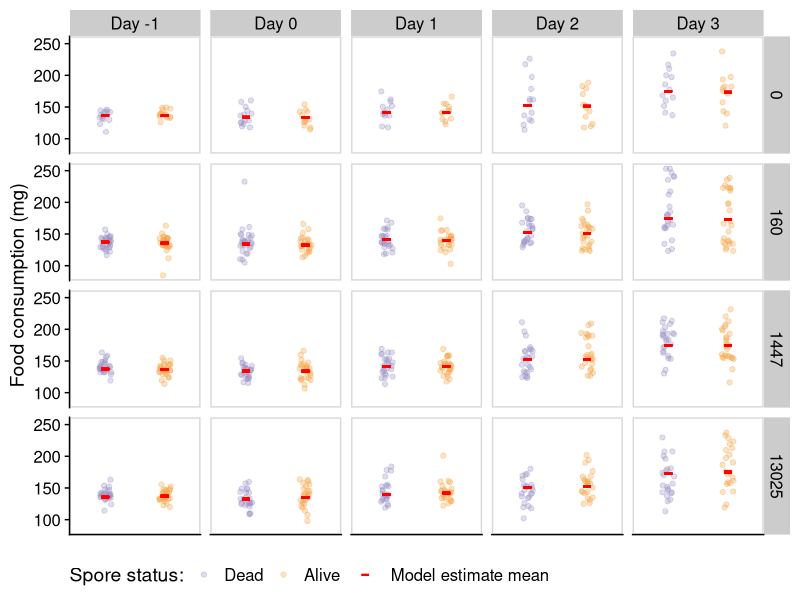

This chart was generated by the following R code: (Note: this script raises an error after producing the figure.)
# Thesis Script - Data Visualization
# Plots
# IR Moodie
# Last Modified = 29/03/2020

# ---- Start ----

rm(list=ls()) # clear environment

# ---- Packages ----

library(survival) # survival objects
library(survminer) # ggplot2 plotting of surv objects
library(cowplot) # plot themes
library(lme4)
library(tidyverse) # the good stuff

# ---- Data Import ----

exp1 <- read_csv("exp1.csv", na = "na") # Experiment 1 dataset
exp2 <- read_csv("exp2.csv", na = "na") # Experiment 2 dataset
exp3 <- read_csv("exp2_effective_f.csv", na = "na") # Modified Exp 2 dataset so day is now equal to feeding day so a day where no food was give is not counted (gave up trying to do this in R so done manually)

# ---- Data tidying ----

consump1 <- gather(exp1, key = "day", value = "consumption", f0:f4) %>%
  separate(day,into=c("junk", "day"),-1) %>% 
  mutate(day = as.numeric(day)) %>%
  select(-mass_i, -mass_f, -junk, -survival, -censored) # transform consumption dataset from wide to long

consump1$day_f <- factor(consump1$day) %>%
  fct_recode("Day -1" = "0", "Day 0" = "1", "Day 1" = "2", "Day 2" = "3", "Day 3" = "4") # change day names

consump1$fungus_ordered <- factor(consump1$fungus, levels = c("dead", "alive")) # change order of fungal treatments
consump1$fungus_ordered <- fct_recode(consump1$fungus_ordered, "Dead" = "dead", "Alive" = "alive")
  
consump2 <- gather(exp2, key = "day", value = "consumption", f0:f4) %>%
  separate(day,into=c("junk", "day"),-1) %>% 
  mutate(day = as.numeric(day)) %>%
  select(-junk, -survival, -censored) %>%
  filter(feeding == "constant") # wide to long for exp 2

consump2$day_f <- factor(consump2$day) %>%
  fct_recode("Day -1" = "0", "Day 1" = "1", "Day 2" = "2", "Day 3" = "3", "Day 4" = "4")

consump2$method_f <- fct_recode(consump2$method, "Injection" = "injection", "Topical" = "spray") # capitalise for increased pretty-ness

consump2$fungus_ordered <- factor(consump2$fungus, levels = c("control", "alive")) # match order with previous graphs
consump2$fungus_ordered <- fct_recode(consump2$fungus_ordered, "Control" = "control", "Fungal isolate" = "alive")

consump2noday4 <- consump2 %>%
  filter(day != 4)

consump3 <- gather(exp3, key = "day", value = "consumption", f0:f4) %>%
  separate(day,into=c("junk", "day"),-1) %>% 
  mutate(day = as.numeric(day)) %>%
  select(-junk, -survival, -censored) %>%
  filter(method == "spray", day != 3, day != 4)
  
consump3$day_f <- factor(consump3$day) %>%
  fct_recode("Feeding day -1" = "0", "Feeding day 0" = "1", "Feeding day 1" = "2") # set day to effective feeding day
consump3$feeding_f <- fct_recode(consump3$feeding, "Constant" = "constant", "Starved" = "starved") # better titles
consump3$fungus_ordered <- factor(consump3$fungus, levels = c("control", "alive")) # sort order
consump3$fungus_ordered <- fct_recode(consump3$fungus_ordered, "Control" = "control", "Fungal isolate" = "alive")

survival1 <- exp1 %>%
  select(-mass_i, -mass_f, -f0, -f1, -f2, -f3, -f4) # survival data of interest in exp1

survival2 <- exp2 %>%
  filter(feeding == "constant") %>%
  select(-f0, -f1, -f2, -f3, -f4) # survival data of interest in exp2

survival2$method_f <- fct_recode(survival2$method, "Injection" = "injection", "Topical" = "spray")

survival3 <- exp2 %>%
  filter(method == "spray") %>%
  select(-f0, -f1, -f2, -f3, -f4) # survival data of interest in exp3

survival3$feeding_f <- fct_recode(survival3$feeding, "Constant" = "constant", "Starved" = "starved")

mass1 <- exp1 %>%
  select(-survival, -censored, -label)

mass1$mass_diff <- mass1$mass_f-mass1$mass_i
mass1$f_total <- mass1$f0+mass1$f1+mass1$f2+mass1$f3+mass1$f4
mass1$fungus <- factor(mass1$fungus, levels = c("dead", "alive")) # sort order
mass1$fungus <- fct_recode(mass1$fungus, "Dead" = "dead", "Alive" = "alive")

# ---- Consumption Plot Exp 1 ----

consump1model <- lmer(log(consumption)~factor(day)+(1|id), data = consump1) # maximum model
consump1$pred <- predict(consump1model, newdata = consump1)

consump1 <- consump1 %>%
  group_by(day_f,fungus_ordered,spore) %>%
  mutate(predmean = mean(pred))
  

ggconsump1 <- ggplot(consump1, aes(y = consumption, x = fungus_ordered, colour = fungus_ordered)) + # setup objecy
  geom_jitter(height = 0, width = 0.1, alpha = 0.3) + # add points with jitter and alpha values
  geom_point(aes(y = exp(predmean), colour = "Model estimate mean"), shape = "-", size = 8) +
  scale_color_manual(values=c("#998ec3", "#f1a340", "red")) + # set colours to match theme
  labs(y = "Food consumption (mg)", colour = "Spore status:") +
  facet_grid(spore~day_f) + # facet by spore and day
  theme_half_open() + # cowplot pretty +1
  panel_border() + # more cowplot pretty
  theme(legend.position = "bottom") +
  theme(axis.title.x=element_blank(),
        axis.text.x=element_blank(),
        axis.ticks.x=element_blank())
        #axis.title.y=element_blank()) # remove x axis text, ticks and title as well as Y title (titles added after)

ggconsump1 # show graph

ggsave("Consumption_Experiment_1.png",
       plot = ggconsump1,
       path = "figs",
       dpi = "retina",
       width = 8,
       height = 6,
       type = "cairo") # export graph

# ---- Consumption Plot Exp 2 ----

consump2model <- lmer(log(consumption)~factor(day)*method*fungus+(1|id), data = consump2noday4)
consump2noday4$pred <- predict(consump2model, newdata = consump2noday4)

consump2noday4 <- consump2noday4 %>%
  group_by(day_f,fungus_ordered,method_f) %>%
  mutate(predmean = mean(pred))

ggconsump2 <- ggplot(consump2, aes(y = consumption, x = fungus_ordered, colour = fungus_ordered)) + # setup object
  geom_jitter(height = 0, width = 0.1, alpha = 0.3) + # add points with jitter and alpha values
  geom_point(data = consump2noday4, aes(y = exp(predmean)),colour = "red", shape = "-", size = 8) +
  scale_color_manual(values=c("#998ec3", "#f1a340")) + # add theme colours
  labs(y = "Food consumption (mg)", colour = "Treatment:") +
  facet_grid(method_f~day_f) + # facet by method and day
  theme_half_open() + # pretty +1
  panel_border() + # pretty +2
  theme(legend.position = "bottom") + # get rid of legend (added after)
  theme(axis.title.x=element_blank(),
        axis.text.x=element_blank(),
        axis.ticks.x=element_blank())
       # axis.title.y=element_blank()) # remove x elements and y axis title (added after)

ggconsump2 # show graph (DAY 0 is added after)

ggsave("Consumption_Experiment_2.png",
       plot = ggconsump2,
       path = "figs",
       dpi = "retina", 
       width = 8,
       height = 3.5,
       type = "cairo") # export graph

# ---- Consumption Plot Exp 3 ----

consump3model <- lmer(consumption~factor(day)*feeding_f*fungus_ordered+(1|id), data = consump3)
consump3$pred <- predict(consump3model, newdata = consump3)

consump3 <- consump3 %>%
  group_by(day_f,fungus_ordered,feeding_f) %>%
  mutate(predmean = mean(pred))


ggconsump3 <- ggplot(consump3, aes(y = consumption, x = fungus_ordered, colour = fungus_ordered)) + # setup object
  geom_jitter(height = 0, width = 0.1, alpha = 0.5) + # add points with jitter and alpha
  geom_point(aes(y = predmean),colour = "red", shape = "-", size = 8) +
  scale_color_manual(values=c("#998ec3", "#f1a340")) + # add theme colours
  labs(y = "Food consumption (mg)", colour = "Treatment:") +
  facet_grid(feeding_f~day_f) + # facet by feeding regime and day
  theme_half_open() + # cowplot pretty-ness
  panel_border() + # more pretty-ness
  theme(legend.position = "bottom") + # remove legend (added later)
  theme(axis.title.x=element_blank(),
        axis.text.x=element_blank(),
        axis.ticks.x=element_blank())
     #   axis.title.y=element_blank()) # x ticks and titles remove and added later

ggconsump3 # show graph

ggsave("Consumption_Experiment_3.png",
       plot = ggconsump3,
       path = "figs",
       dpi = "retina",
       width = 5.2,
       height = 3.5,
       type = "cairo") # export

# ---- Surivial Plot Exp 1 ----

spore.labs <- c("0","160","1447","13025") # create labels so that plots appear in order
names(spore.labs) <- c("a", "b", "c", "d") # add abcd so that label column can be used later

ggsurv1 <- ggsurvplot(
  fit = survfit(Surv(survival, censored) ~ fungus+label, data = survival1), # surv obj
  data = survival1,
  ylab = "Survival probability",
  xlab = "Days after injection",
  conf.int = FALSE,
  ylim = c(0, 1),
  palette = alpha(c("#f1a340", "#f1a340", "#f1a340", "#f1a340", "#998ec3", "#998ec3", "#998ec3", "#998ec3"),
                  c(0.7,0.7,0.7,0.7,0.7,0.7,0.7,0.7)) # colour scheme + alpha (v messy but works)
)

ggsurv1 <- ggsurv1$plot + # use ggplot to theme using cowplot
  theme_half_open() +
  background_grid() +
  panel_border() +
  scale_x_continuous(breaks = seq(from = 0, to = 10, by = 2)) +
  scale_y_continuous(breaks = seq(from = 0, to = 1, by = 0.2)) +
  facet_grid(cols = vars(label), labeller = labeller(label = spore.labs)) + # use labeller feature set up previously
  theme(legend.position = "none")

ggsurv1 # show plot

ggsave("Survival_Experiment_1.png", # export plot
       plot = ggsurv1,
       path = "figs",
       dpi = "retina",
       width = 8, 
       height = 2.5,
       type = "cairo")

# ---- Survival Plot Exp 2 ----

ggsurv2 <- ggsurvplot(
  fit = survfit(Surv(survival, censored) ~ method_f+fungus, data = survival2), # surv obj
  data = survival2,
  xlab = "Days after injection", 
  ylab = "Survival probability",
  conf.int = FALSE,
  ylim = c(0, 1),
  palette = alpha(c("#f1a340", "#998ec3", "#f1a340", "#998ec3"), # themeing
                  c(0.7,0.7,0.7,0.7))
)

ggsurv2 <- ggsurv2$plot + # use ggplot for themeing
  theme_half_open() +
  background_grid() +
  panel_border() +
  scale_x_continuous(breaks = seq(from = 0, to = 10, by = 2)) +
  scale_y_continuous(breaks = seq(from = 0, to = 1, by = 0.2)) +
  facet_grid(cols = vars(method_f)) +
  theme(legend.position = "none")

ggsurv2 # show plot

ggsave("Survival_Experiment_2.png", # export plot
       plot = ggsurv2,
       path = "figs",
       dpi = "retina",
       width = 4.5,
       height = 2.5,
       type = "cairo")

# ---- Survival Plot Exp 3 ----

ggsurv3 <- ggsurvplot(
  fit = survfit(Surv(survival, censored) ~ feeding_f+fungus, data = survival3),
  data = survival3,
  xlab = "Days after injection", 
  ylab = "Survival probability",
  conf.int = FALSE,
  ylim = c(0, 1),
  palette = alpha(c("#f1a340", "#998ec3", "#f1a340", "#998ec3"),
                  c(0.7,0.7,0.7,0.7))
)

ggsurv3 <- ggsurv3$plot +
  theme_half_open() +
  background_grid() +
  panel_border() +
  scale_x_continuous(breaks = seq(from = 0, to = 10, by = 2)) +
  scale_y_continuous(breaks = seq(from = 0, to = 1, by = 0.2)) +
  facet_grid(cols = vars(feeding_f)) +
  theme(legend.position = "none")

ggsurv3

ggsave("Survival_Experiment_3.png",
       plot = ggsurv3,
       path = "figs",
       dpi = "retina",
       width = 4.5,
       height = 2.5,
       type = "cairo")

# ---- Mass Plot Exp 1 ----

mass1_lm1 <- lm(mass_diff~f_total*fungus*factor(spore), data = mass1) # plot full model
summary(mass1_lm1) 
plot_model(mass1_lm1, type = "diag") 

mass1_lm2 <- update(mass1_lm1,~. -f_total:fungus:factor(spore)) # remove interaction
summary(mass1_lm2) # std, error of fungus is huge
plot_model(mass1_lm2, type = "diag") # diag seems better

mass1_lm3 <- update(mass1_lm2,~. -fungus:factor(spore)) # remove fungus
summary(mass1_lm3) # all sig with decent effect size of mass_diff - most likely best model
plot_model(mass1_lm3, type = "diag") # all fine

mass1_lm4 <- update(mass1_lm3,~. -f_total:factor(spore))
summary(mass1_lm4)

mass1_lm5 <- update(mass1_lm4,~. -f_total:fungus)
summary(mass1_lm5)

mass1_lm6 <- update(mass1_lm5,~. -factor(spore))
summary(mass1_lm6)

mass1_lm7 <- update(mass1_lm6,~. -fungus)
summary(mass1_lm7)

AICc(mass1_lm1,mass1_lm2,mass1_lm3,mass1_lm4,mass1_lm5,mass1_lm6,mass1_lm7) # confirm with AIC

massmodsum <- model.sel(mass1_lm1,mass1_lm2,mass1_lm3,mass1_lm4,mass1_lm5,mass1_lm6,mass1_lm7)
massmodavg <- model.avg(massmodsum, subset = delta <2, fit = TRUE)
summary(massmodavg)

mass1$pred <- 1
mass1 <- mass1 %>%
  drop_na()

masspred1 <- predict(massmodavg, newdata = mass1, se = TRUE)
mass1$pred <- masspred1$fit
mass1$se <- masspred1$se.fit

ggmass1 <- ggplot(data = mass1, aes(x = f_total, y = mass_diff)) +
  geom_point(alpha = 0.3, aes(colour = fungus)) +
  geom_ribbon(aes(ymin = (pred-1.96*se), ymax = (pred+1.96*se), fill = fungus, colour = NULL), alpha = 0.15) +
  geom_line(aes(y = pred, colour = fungus)) +
  scale_color_manual(values=c("#998ec3","#f1a340")) +
  scale_fill_manual(values=c("#998ec3","#f1a340")) +
  labs(y = "Mass increase (mg)",
       x = "Total food consumption (mg)") +
  #facet_grid(spore~fungus) +
  theme_half_open() +
  panel_border() +
  theme(legend.position = "none")

ggmass1

ggsave("Mass_Experiment_1.png",
       plot = ggmass1,
       path = "figs",
       dpi = "retina",
       width = 6,
       height = 5,
       type = "cairo")

# ---- Agar Plates ----

agar2 <- read_csv("agartrial.csv")

ggagar <- ggplot(data = agar2, aes(x = treatment, y = prop_no_growth)) +
  geom_bar(stat = "identity", aes(fill = treatment)) +
  geom_errorbar(aes(ymin=l_ci, ymax=u_ci), size=.3, width=.2) +
  scale_fill_manual(values=c("#998ec3", "#f1a340")) +
  theme_half_open() +
  labs(y = "Proportion with no growth",
       x = "Treatment") +
  theme(legend.position = "none")

prop.test(x = c(9, 3), n = c(9, 9), conf.level = 0.95)

binom.test(x = c(3,6), p = 0.5)

ggagar

ggsave("Agar_Plot.png",
       plot = ggagar,
       path = "figs",
       dpi = "retina",
       width = 4,
       height = 4,
       type = "cairo")

# ---- End ----
  
